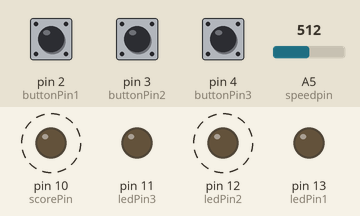
This sketch was run on a simulated Arduino Uno, built with avr-gcc and run on an emulated ATmega328P. Parts: output pins drawn as LEDs (lit = HIGH). Dashed ring = blinking. The test bench sets the inputs (shaded band); at power-on: pin 2 (buttonPin1) LOW, pin 4 (buttonPin3) LOW, pin 3 (buttonPin2) LOW, A5 (speedpin) = 512. Random numbers use the default seed unless the sketch sets one.

Above: at 1.9 s.
2.0 s: pin 2 (buttonPin1) pulled HIGH for 1.35 s
At 3.0 s:
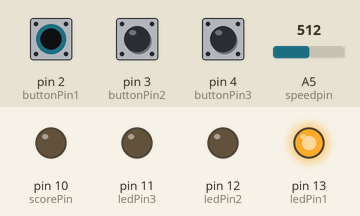
7.0 s: pin 4 (buttonPin3) pulled HIGH for 1.35 s
At 8.2 s:
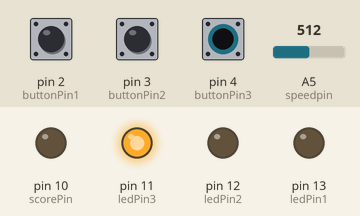
10.5 s: pin 3 (buttonPin2) pulled HIGH for 1.35 s
At 13.0 s:
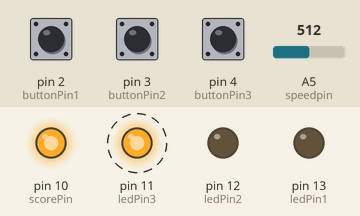
14.0 s: pin 3 (buttonPin2) pulled HIGH for 3.2 s
18.7 s: pin 2 (buttonPin1) pulled HIGH for 3.2 s
Timing chart, 0 to 24.4 s (numbered marks = the images above; inputs shaded):
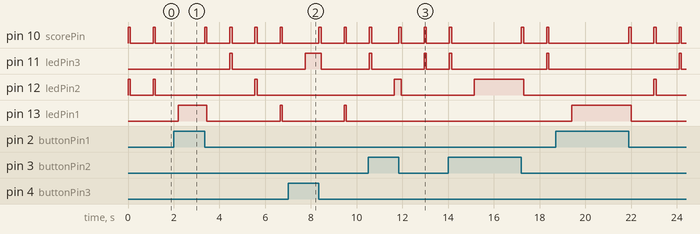

The sketch:

__.ino
```cpp
unsigned long time;
unsigned long timebefore;

const int buttonPin1 = 2;   //button
const int buttonPin2 = 3;
const int buttonPin3 = 4;
const int ledPin1 =  13;    //LED
const int ledPin2 =  12;
const int ledPin3 =  11;
const int scorePin =  10;
const int speedpin =  5; //可變電阻
int buttonState1 = 0;
int buttonState2 = 0;
int buttonState3 = 0;
int ledPin1State = 0;
int switch_led;
int randNumber;
int speed;
void setup() {
  randomSeed(analogRead(0));
  pinMode(ledPin1, OUTPUT);
  pinMode(ledPin2, OUTPUT);
  pinMode(ledPin3, OUTPUT);
  pinMode(buttonPin1, INPUT);
  pinMode(buttonPin2, INPUT);
  pinMode(buttonPin3, INPUT);
  pinMode(speedpin, INPUT);
  pinMode(scorePin, OUTPUT);
}

void loop() {
  speed = analogRead(speedpin);
  speed/=100;
  randNumber = random(1,4);
  time = millis();
  timebefore=time;
  switch_led=random(1,4);

  switch(switch_led){
  case 1:digitalWrite(ledPin1, HIGH);
      break;
  case 2:
         digitalWrite(ledPin2, HIGH);
         break;
  case 3:
        digitalWrite(ledPin3, HIGH);
        break;
  }
 for(;;){
    time = millis();
    if(time-timebefore>997*speed)break;
    buttonState1 = digitalRead(buttonPin1);
    buttonState2 = digitalRead(buttonPin2);
    buttonState3 = digitalRead(buttonPin3);

  if(switch_led==1){
        if (buttonState1==HIGH) {
        digitalWrite(scorePin, LOW);
     }
      else{
        digitalWrite(scorePin,HIGH);
        delay(100);
        break;
     }
  }
  if(switch_led==2){
        if (buttonState2==HIGH) {
        digitalWrite(scorePin, LOW);
     }
      else{
        digitalWrite(scorePin,HIGH);
        delay(100);
        break;
     }
  }
   if(switch_led==3){
        if (buttonState3==HIGH) {
        digitalWrite(scorePin, LOW);
     }
      else{
        digitalWrite(scorePin,HIGH);
        delay(100);
        break;
     }
  }

}
  digitalWrite(scorePin, LOW);
  switch(switch_led){
  case 1:digitalWrite(ledPin1, LOW);
      break;
  case 2:
         digitalWrite(ledPin2, LOW);
         break;
  case 3:
        digitalWrite(ledPin3,LOW);
        break;
  }
  delay(1000);
}
```
